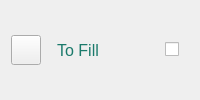
                  <widget class="QWidget" name="R7" native="true">
                   <property name="styleSheet">
                    <string notr="true">QWidget#R7{background: #E4E4E4; border: 1px solid transparent; border-radius: 3px;}</string>
                   </property>
                   <layout class="QHBoxLayout" name="horizontalLayout_8">
                    <item>
                     <widget class="QPushButton" name="pushButton_3">
                      <property name="minimumSize">
                       <size>
                        <width>30</width>
                        <height>30</height>
                       </size>
                      </property>
                      <property name="maximumSize">
                       <size>
                        <width>30</width>
                        <height>30</height>
                       </size>
                      </property>
                      <property name="text">
                       <string/>
                      </property>
                      <property name="icon">
                       <iconset resource="img.qrc">
                        <normaloff>:/images/scan.svg</normaloff>:/images/scan.svg</iconset>
                      </property>
                     </widget>
                    </item>
                    <item>
                     <spacer name="horizontalSpacer_19">
                      <property name="orientation">
                       <enum>Qt::Horizontal</enum>
                      </property>
                      <property name="sizeType">
                       <enum>QSizePolicy::Fixed</enum>
                      </property>
                      <property name="sizeHint" stdset="0">
                       <size>
                        <width>10</width>
                        <height>20</height>
                       </size>
                      </property>
                     </spacer>
                    </item>
                    <item>
                     <widget class="QPushButton" name="pushButton_15">
                      <property name="minimumSize">
                       <size>
                        <width>0</width>
                        <height>30</height>
                       </size>
                      </property>
                      <property name="maximumSize">
                       <size>
                        <width>16777215</width>
                        <height>30</height>
                       </size>
                      </property>
                      <property name="styleSheet">
                       <string notr="true">QPushButton{background: transparent; border: none; color: #1B7A6B; font-family: 'segoe ui'; font-size: 16px; }</string>
                      </property>
                      <property name="text">
                       <string>To Fill</string>
                      </property>
                     </widget>
                    </item>
                    <item>
                     <spacer name="horizontalSpacer_20">
                      <property name="orientation">
                       <enum>Qt::Horizontal</enum>
                      </property>
                      <property name="sizeHint" stdset="0">
                       <size>
                        <width>40</width>
                        <height>20</height>
                       </size>
                      </property>
                     </spacer>
                    </item>
                    <item>
                     <widget class="Switch" name="scanner_sw_2">
                      <property name="text">
                       <string/>
                      </property>
                     </widget>
                    </item>
                    <item>
                     <spacer name="horizontalSpacer_21">
                      <property name="orientation">
                       <enum>Qt::Horizontal</enum>
                      </property>
                      <property name="sizeType">
                       <enum>QSizePolicy::Fixed</enum>
                      </property>
                      <property name="sizeHint" stdset="0">
                       <size>
                        <width>10</width>
                        <height>20</height>
                       </size>
                      </property>
                     </spacer>
                    </item>
                   </layout>
                  </widget>
